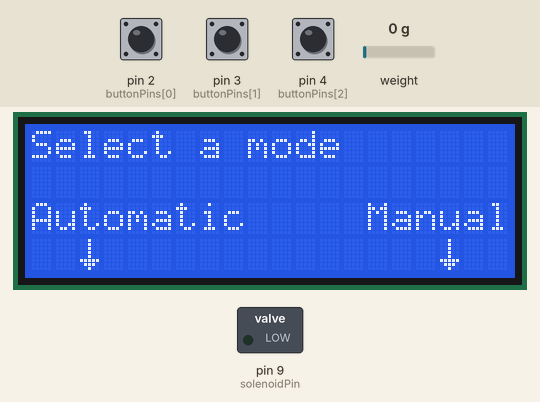
Simulated run of this sketch. Board: Arduino Uno, built with avr-gcc and run on an emulated ATmega328P. On the bench: 20×4 character LCD, switched loads named in the sketch (green lamp = pin HIGH). The test bench sets the inputs (shaded band); at power-on: pin 4 (buttonPins[2]) LOW, weight on the scale 0 g, pin 2 (buttonPins[0]) LOW, pin 3 (buttonPins[1]) LOW.

Above: at 4.2 s.
4.3 s: pin 4 (buttonPins[2]) pulled HIGH for 3.2 s
At 6.5 s:
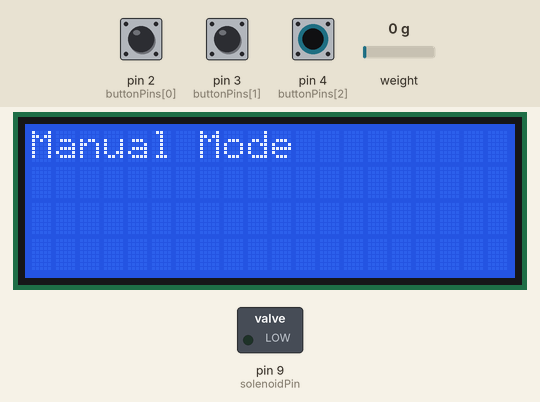
10.9 s: weight on the scale set to 92 g
At 12.3 s:
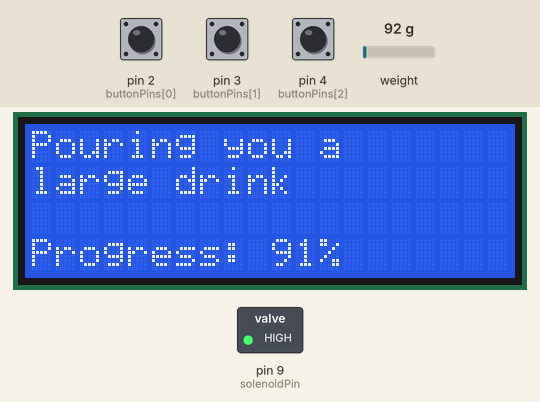
12.6 s: weight on the scale set to 107 g
At 14.1 s:
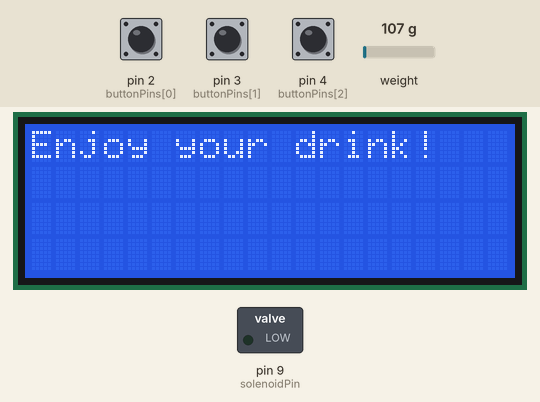
16.8 s: pin 2 (buttonPins[0]) pulled HIGH for 3.2 s
At 20.1 s:
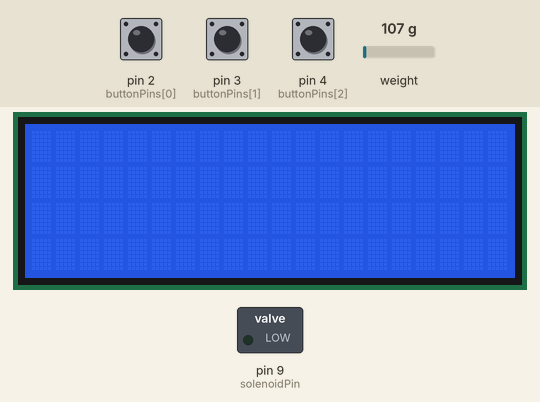
22.4 s: pin 3 (buttonPins[1]) pulled HIGH for 1.3 s
At 24.6 s:
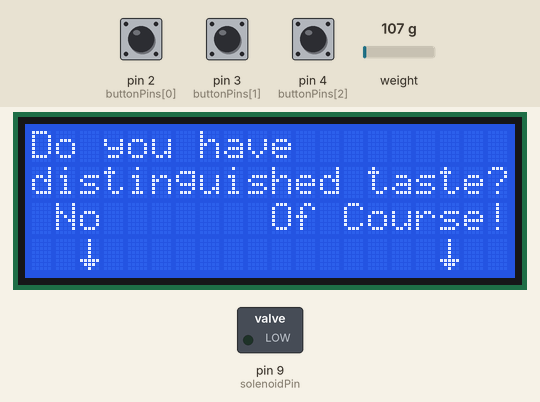
25.2 s: pin 2 (buttonPins[0]) pulled HIGH for 1.3 s
At 30.1 s:
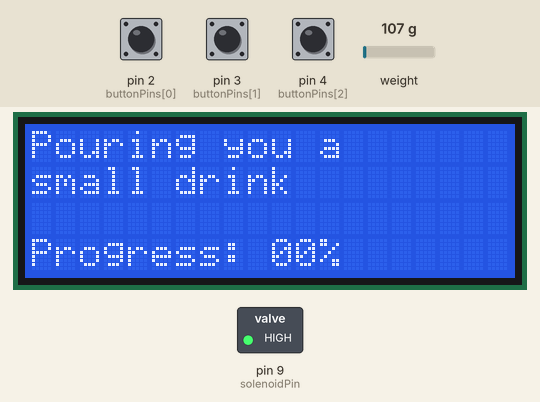
Timing chart, 0 to 31.6 s (numbered marks = the images above; inputs shaded):
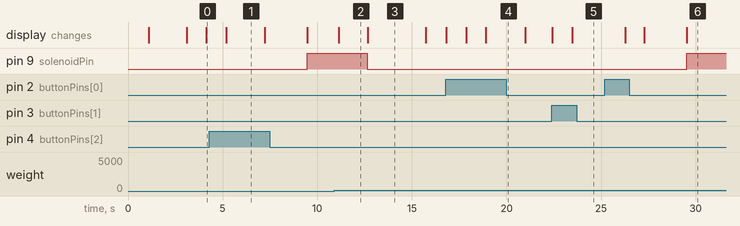

Measured:
- the behaviour switches between 100 and 101 g on weight on the scale (found by bisection; images 2 and 3)
- after the input at 4.3 s, pin 9 (solenoidPin): LOW → HIGH after 5.2 s; the display: changes after 0.89 s (image 1)
- after the input at 10.9 s, the display: changes after 0.23 s (image 2)
- after the input at 12.6 s, pin 9 (solenoidPin): HIGH → LOW after 0.05 s; the display: changes after 0.07 s (image 3)
- after the input at 16.8 s, the display: changes at once (image 4)
- after the input at 22.4 s, the display: first changes at once (image 5 shows a later state)
- after the input at 25.2 s, pin 9 (solenoidPin): LOW → HIGH after 4.3 s; the display: first changes after 1.1 s (image 6 shows a later state)

The sketch:

at-home-bartender.ino
```cpp
/*
   The at-home bar tender is a pandemic proof bartender replacement solution.
*/

//libraries needed
#include <Wire.h>
#include <HX711.h>
#include <LiquidCrystal_I2C.h>

HX711 scale; //starts scale object

// Set the LCD address to 0x27 for a 20 chars and 4 line display
LiquidCrystal_I2C lcd(0x27, 20, 4);

//set pins and calibration factor of scale.
#define calibration_factor 455300.0

#define LOADCELL_DOUT_PIN  6
#define LOADCELL_SCK_PIN  13 //uncomment this if using NANO
//#define LOADCELL_SCK_PIN  52 //uncomment this if using MEGA

//size of drink options (in grams)
const int SMALL_DRINK = 25;
const int MEDIUM_DRINK = 50;
const int LARGE_DRINK = 100;

//button setups
const int buttonPins[] = {2, 3, 4};
int buttonAmount = (sizeof(buttonPins) / sizeof(buttonPins[0])); //calculates the number of buttons

//solenoid pin
const int solenoidPin = 9;

//arrays for each of the LCD lines in case formatting is needed
char line_one[21];
char line_two[21];
char line_three[21];
char line_four[21];

void setup() {
  Serial.begin(9600); //opens serial monitor

  //scale initialization
  scale.begin(LOADCELL_DOUT_PIN, LOADCELL_SCK_PIN);
  scale.set_scale(calibration_factor);
  scale.tare();

  for (int i = 0; i > buttonAmount; i++) {//assigns buttons as inputs
    pinMode(buttonPins[i], INPUT);
  }

  pinMode(solenoidPin, OUTPUT); //set solenoid pin as output

  byte arrow[] = {//creates down arrow for LCD screen
    B00100,
    B00100,
    B00100,
    B00100,
    B00100,
    B11111,
    B01110,
    B00100
  };

  //LCD initialization and greeting
  lcd.begin();
  lcd.backlight();
  lcd.clear();
  lcd.setCursor(0, 0);
  lcd.print("Hello, my name is");
  lcd.setCursor(0, 1);
  lcd.print("Lemuel");
  lcd.setCursor(0, 3);
  lcd.createChar(0, arrow);
  delay(2000);

  digitalWrite(solenoidPin, LOW); //initialize solenoid pin to low
}

void loop() {

  //Serial.println(scale.get_units() * 1000);

  //two variables to contain selected mode
  bool modeAutomatic = 0;
  bool modeManual = 0;

  //holds final weight of glass and liquid after pour
  double final_weight = 0;

  lcd.clear();

  do {

    //prompts user for mode selection, automatic or manual
    delay(1000);
    lcd.setCursor(0, 0);
    lcd.print("Select a mode");
    lcd.setCursor(0, 2);
    lcd.print("Automatic     Manual");
    lcd.setCursor(2, 3);
    lcd.write(byte(0));
    lcd.setCursor(17, 3);
    lcd.write(byte(0));

    //determines button press and subsequently the mode
    if (digitalRead(buttonPins[0]) == HIGH) {
      modeAutomatic = 1;
    }
    else if (digitalRead(buttonPins[2]) == HIGH) {
      modeManual = 1;
    }

    //continues until a mode is selected
  } while (modeAutomatic == LOW && modeManual == LOW);

  lcd.clear();

  int sizeDrink = 0; //initialize drink size to zero

  do
  {
    if (modeAutomatic == 1) { //feeds back to user they selected auto mode
      lcd.setCursor(0, 0);
      lcd.print("Automatic Mode");

      sizeDrink = autoQuestions(); //begins the question function.
    }

    else if (modeManual == 1) { //feeds back to user they selected manual mode

      lcd.setCursor(0, 0);
      lcd.print("Manual Mode");
      delay(2000);
      lcd.clear();

      do {  //prompts user to select a drink size (remember this is manual mode

        lcd.setCursor(0, 0);
        lcd.print("Select size drink");
        lcd.setCursor(0, 2);
        lcd.print("SMALL  MEDIUM  LARGE");
        lcd.setCursor(2, 3);
        lcd.write(byte(0));
        lcd.setCursor(9, 3);
        lcd.write(byte(0));
        lcd.setCursor(17, 3);
        lcd.write(byte(0));

        //determines which button pressed by user, selects drink size as result
        if (digitalRead(buttonPins[0]) == HIGH) {
          sizeDrink = SMALL_DRINK;
        }
        else if (digitalRead(buttonPins[1]) == HIGH) {
          sizeDrink = MEDIUM_DRINK;
        }
        else if (digitalRead(buttonPins[2]) == HIGH) {
          sizeDrink = LARGE_DRINK;
        }
      //loop continues while size of drink doesn't change
      } while (sizeDrink == 0);
    }
  } while (sizeDrink == 0); //end of drink sizing

  pourDrink(sizeDrink); //starts the pour function, passes size to function

  //after drink pour is completed, Lemuel prompts user to enjoy drink
  lcd.clear();
  lcd.setCursor(0, 0);
  lcd.print("Enjoy your drink!");
  delay(3000);
  lcd.clear();

  do {  //a less jarring way to return to the beginning of the program
    lcd.setCursor(0, 0);
    lcd.print("Press any key...");
  } while (digitalRead(buttonPins[0]) == LOW && digitalRead(buttonPins[1]) == LOW
           && digitalRead(buttonPins[2]) == LOW);
}

//pourDrink function zeroes out the scale and compares the current
//scale reading to the size passed to it that was determined by the
//various algorithms (either manual or automatic mode).
//While the solenoid pin is energized, the LCD displays "pouring your drink"
void pourDrink(int size)
{
  //holds the percentage of the pour completed
  unsigned int percent_complete;

  //stores string of drink size
  String drink_size;

  //determines word for drink size based on size passed to function
  //this is used to feed back to the user what size drink they are
  //receiving.
  if(size == 25){
    drink_size = String("small");
  }
  else if(size == 50){
    drink_size = String("medium");
  }
  else{
    drink_size = String("large");
  }

  lcd.clear();

  //zeros the scale
  delay(1000);
  scale.tare();

  //loop runs while current weight is less than selected size
  while ((scale.get_units() * 1000) <= size)
  {
    //shows user how far along the pour is
    percent_complete = ((scale.get_units() * 1000) / size) * 100;

    //sends string to line_four buffer, allows better formatting without
    //having to constantly clear screen. This is useful for displaying
    //continuously updating information, such as percentage complete
    sprintf(line_four, "Progress: %02d%%", percent_complete);

    lcd.setCursor(0, 0);
    lcd.print("Pouring you a");
    lcd.setCursor(0,1);
    lcd.print(drink_size + " drink");
    lcd.setCursor(0, 3);
    lcd.print(line_four); //prints what is stored in line_four buffer
    digitalWrite(solenoidPin, HIGH); //operates the solenoid open
  }

  digitalWrite(solenoidPin, LOW); //closes the solenoid once pour is complete

  return;
}

/*
 *
 */
int autoQuestions() { //questions are exclusive of their relative answers. They are numbered in order of creation.
  delay(1000);

  int answerOne = questionThree();  //asks question
  lcd.clear();
  delay(1000);

  int answerTwo = questionOne();  //asks another question
  lcd.clear();
  delay(1000);

  int answerThree = questionTwo();  //asks another question
  lcd.clear();
  delay(1000);

  int answerFour = questionFour();  //asks another question
  delay(1000);
  lcd.clear();

  int answer_five = Question_five();  //asks another question
  delay(1000);
  lcd.clear();

  //tallies all the responses
  int totalSum = answerOne + answerTwo + answerThree + answerFour + answer_five;

  int size_drink; //holds the data to be passed from function

  //if total sum is <= 15, the program locks in a small drink
  if (totalSum <= 15) {
    size_drink = SMALL_DRINK;
  }

  //otherwise if the sum is < 35, the program locks in a medium drink
  else if (totalSum < 35) {
    size_drink = MEDIUM_DRINK;
  }

  //and all other cases the program locks in a large drink.
  else {
    size_drink = LARGE_DRINK;
  }

  return size_drink;      //returns drink size to function caller
}
```

questions.ino
```cpp
/*
 * These questions (currently five total), all operate similarly so I will
 * explain only once.
 *
 * Each question begins with a clear screen and setting the answer variable
 * to an arbitrary int that is not one of the response values. The LCD then
 * displays a question with a series of acceptable replies. An arrow is under each
 * reply (with the exception of the "final in a one credit class" question, due to
 * space restraints) which indicate which button should be pressed to select that
 * response. The loop will continue until the user selects a response, which
 * changes the value of the variable that is fueling the do-while. These answers
 * are returned answer variables found in the autoQuestions() function where they
 * are tallied.
 */
int questionOne() {
  lcd.clear();
  int answer = 100;

  do {
    lcd.setCursor(0, 0);
    lcd.print("Are you married?");
    lcd.setCursor(0, 2);
    lcd.print(" YES            NO  ");
    lcd.setCursor(2, 3);
    lcd.write(byte(0));
    lcd.setCursor(17, 3);
    lcd.write(byte(0));

    if (digitalRead(buttonPins[0]) == HIGH) {
      answer = 10;
    }
    else if (digitalRead(buttonPins[2]) == HIGH) {
      answer = 0;
    }
  } while (answer == 100);

  return answer;
}

int questionTwo() {
  lcd.clear();
  int answer = 100;

  do {
    lcd.setCursor(0, 0);
    lcd.print("Got any kids?");
    lcd.setCursor(0, 2);
    lcd.print(" <=1     2      >=3 ");
    lcd.setCursor(2, 3);
    lcd.write(byte(0));
    lcd.setCursor(9, 3);
    lcd.write(byte(0));
    lcd.setCursor(17, 3);
    lcd.write(byte(0));

    if (digitalRead(buttonPins[0]) == HIGH) {
      answer = 0;
    }
    else if (digitalRead(buttonPins[1]) == HIGH) {
      answer = 5;
    }
    else if (digitalRead(buttonPins[2]) == HIGH) {
      answer = 10;
    }
  } while (answer == 100);

  return answer;
}

int questionThree() {
  lcd.clear();
  int answer = 100;

  do {
    lcd.setCursor(0, 0);
    lcd.print("How was your day?");
    lcd.setCursor(0, 2);
    lcd.print(" Bad    Meh    Great");
    lcd.setCursor(2, 3);
    lcd.write(byte(0));
    lcd.setCursor(9, 3);
    lcd.write(byte(0));
    lcd.setCursor(17, 3);
    lcd.write(byte(0));

    if (digitalRead(buttonPins[0]) == HIGH) {
      answer = 0;
    }
    else if (digitalRead(buttonPins[1]) == HIGH) {
      answer = 5;
    }
    else if (digitalRead(buttonPins[2]) == HIGH) {
      answer = 10;
    }
  } while (answer == 100);

  return answer;
}

int questionFour() {
  lcd.clear();
  int answer = 100;

  do {
    lcd.setCursor(0, 0);
    lcd.print("Do you have");
    lcd.setCursor(0, 1);
    lcd.print("distinguished taste?");
    lcd.setCursor(0, 2);
    lcd.print(" No       Of Course!");
    lcd.setCursor(2, 3);
    lcd.write(byte(0));
    lcd.setCursor(17, 3);
    lcd.write(byte(0));

    if (digitalRead(buttonPins[0]) == HIGH) {
      answer = 0;
    }
    else if (digitalRead(buttonPins[2]) == HIGH) {
      answer = 10;
    }
  } while (answer == 100);

  return answer;
}

int Question_five() {
  lcd.clear();
  int answer = 100;

  do {
    lcd.setCursor(0, 0);
    lcd.print("Do you have a final");
    lcd.setCursor(0, 1);
    lcd.print("in a god damn one");
    lcd.setCursor(0, 2);
    lcd.print("credit lab class?");
    lcd.setCursor(1 , 3);
    lcd.print("No           Yes");
    //lcd.setCursor(15, 3);
    //lcd.write("Yes");

    if (digitalRead(buttonPins[0]) == HIGH) {
      answer = 0;
    }
    else if (digitalRead(buttonPins[2]) == HIGH) {
      answer = 10;
    }
  } while (answer == 100);

  return answer;
}
```
